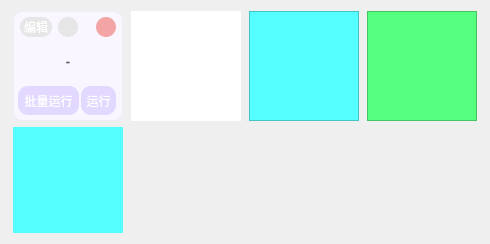
                 <widget class="QWidget" name="writerRepo">
                  <property name="geometry">
                   <rect>
                    <x>0</x>
                    <y>0</y>
                    <width>490</width>
                    <height>244</height>
                   </rect>
                  </property>
                  <layout class="QGridLayout" name="writerGridLayout">
                   <item row="0" column="0">
                    <widget class="QWidget" name="writer0" native="true">
                     <property name="minimumSize">
                      <size>
                       <width>110</width>
                       <height>110</height>
                      </size>
                     </property>
                     <property name="maximumSize">
                      <size>
                       <width>110</width>
                       <height>110</height>
                      </size>
                     </property>
                     <property name="styleSheet">
                      <string notr="true">*{
background-color: rgb(249, 246, 255);
border:1px solid rgb(239, 239, 248);
border-radius:10px;
}

QPushButton{
	background-color: rgb(227, 216, 255);
border-radius:10px;
	color: rgb(255, 255, 255);
}

QPushButton:hover{
	
	background-color: rgb(255, 179, 54);
}
QPushButton:pressed{
	
	background-color: rgb(235, 159, 34);
}</string>
                     </property>
                     <layout class="QVBoxLayout" name="verticalLayout_7">
                      <property name="spacing">
                       <number>3</number>
                      </property>
                      <property name="leftMargin">
                       <number>3</number>
                      </property>
                      <property name="topMargin">
                       <number>3</number>
                      </property>
                      <property name="rightMargin">
                       <number>3</number>
                      </property>
                      <property name="bottomMargin">
                       <number>3</number>
                      </property>
                      <item>
                       <widget class="QFrame" name="frame_4">
                        <property name="minimumSize">
                         <size>
                          <width>0</width>
                          <height>26</height>
                         </size>
                        </property>
                        <property name="styleSheet">
                         <string notr="true">border:none</string>
                        </property>
                        <property name="frameShape">
                         <enum>QFrame::StyledPanel</enum>
                        </property>
                        <property name="frameShadow">
                         <enum>QFrame::Raised</enum>
                        </property>
                        <layout class="QHBoxLayout" name="horizontalLayout_10">
                         <property name="spacing">
                          <number>0</number>
                         </property>
                         <property name="leftMargin">
                          <number>4</number>
                         </property>
                         <property name="topMargin">
                          <number>0</number>
                         </property>
                         <property name="rightMargin">
                          <number>4</number>
                         </property>
                         <property name="bottomMargin">
                          <number>0</number>
                         </property>
                         <item alignment="Qt::AlignLeft">
                          <widget class="QPushButton" name="btn_writer_edit">
                           <property name="minimumSize">
                            <size>
                             <width>32</width>
                             <height>20</height>
                            </size>
                           </property>
                           <property name="maximumSize">
                            <size>
                             <width>20</width>
                             <height>16777215</height>
                            </size>
                           </property>
                           <property name="styleSheet">
                            <string notr="true">*{background-color:rgb(230, 230, 230);
}
QPushButton:hover{
	
	background-color: rgb(255, 179, 54);
}

QPushButton:pressed{
	
	background-color: rgb(235, 159, 34);
}</string>
                           </property>
                           <property name="text">
                            <string>编辑</string>
                           </property>
                          </widget>
                         </item>
                         <item>
                          <widget class="QPushButton" name="btn_writer_copy">
                           <property name="minimumSize">
                            <size>
                             <width>20</width>
                             <height>20</height>
                            </size>
                           </property>
                           <property name="maximumSize">
                            <size>
                             <width>20</width>
                             <height>20</height>
                            </size>
                           </property>
                           <property name="styleSheet">
                            <string notr="true">*{background-color:rgb(230, 230, 230);
color:rgb(227, 216, 255);}
QPushButton:hover{
	
	background-color: rgb(255, 179, 54);
}

QPushButton:pressed{
	
	background-color: rgb(235, 159, 34);
}</string>
                           </property>
                           <property name="text">
                            <string/>
                           </property>
                           <property name="icon">
                            <iconset resource="resource.qrc">
                             <normaloff>:/icons/icon/复制.ico</normaloff>:/icons/icon/复制.ico</iconset>
                           </property>
                          </widget>
                         </item>
                         <item alignment="Qt::AlignRight">
                          <widget class="QPushButton" name="btn_writer_delete">
                           <property name="minimumSize">
                            <size>
                             <width>20</width>
                             <height>20</height>
                            </size>
                           </property>
                           <property name="maximumSize">
                            <size>
                             <width>20</width>
                             <height>20</height>
                            </size>
                           </property>
                           <property name="styleSheet">
                            <string notr="true">*{background-color:rgb(243, 165, 166);}
*:hover{
	
	background-color: rgb(223, 145, 146);
}

*:pressed{
background-color: rgb(203, 125, 126);
}</string>
                           </property>
                           <property name="text">
                            <string/>
                           </property>
                           <property name="icon">
                            <iconset resource="resource.qrc">
                             <normaloff>:/icons/icon/关闭.ico</normaloff>:/icons/icon/关闭.ico</iconset>
                           </property>
                          </widget>
                         </item>
                        </layout>
                       </widget>
                      </item>
                      <item>
                       <widget class="QPushButton" name="btn_writer_name">
                        <property name="minimumSize">
                         <size>
                          <width>0</width>
                          <height>39</height>
                         </size>
                        </property>
                        <property name="font">
                         <font>
                          <pointsize>-1</pointsize>
                          <bold>true</bold>
                         </font>
                        </property>
                        <property name="styleSheet">
                         <string notr="true">color:rgb(72, 72, 72);
background-color:rgb(249, 246, 255);
border:none;</string>
                        </property>
                        <property name="text">
                         <string>进度确认</string>
                        </property>
                       </widget>
                      </item>
                      <item>
                       <widget class="QFrame" name="frame_3">
                        <property name="minimumSize">
                         <size>
                          <width>0</width>
                          <height>37</height>
                         </size>
                        </property>
                        <property name="styleSheet">
                         <string notr="true">border:none</string>
                        </property>
                        <property name="frameShape">
                         <enum>QFrame::StyledPanel</enum>
                        </property>
                        <property name="frameShadow">
                         <enum>QFrame::Raised</enum>
                        </property>
                        <layout class="QHBoxLayout" name="horizontalLayout_9">
                         <property name="spacing">
                          <number>0</number>
                         </property>
                         <property name="leftMargin">
                          <number>0</number>
                         </property>
                         <property name="topMargin">
                          <number>0</number>
                         </property>
                         <property name="rightMargin">
                          <number>0</number>
                         </property>
                         <property name="bottomMargin">
                          <number>0</number>
                         </property>
                         <item>
                          <widget class="QPushButton" name="btn_writer_batchOpr">
                           <property name="minimumSize">
                            <size>
                             <width>61</width>
                             <height>29</height>
                            </size>
                           </property>
                           <property name="maximumSize">
                            <size>
                             <width>30</width>
                             <height>29</height>
                            </size>
                           </property>
                           <property name="text">
                            <string>批量运行</string>
                           </property>
                          </widget>
                         </item>
                         <item>
                          <widget class="QPushButton" name="btn_writer_opr">
                           <property name="minimumSize">
                            <size>
                             <width>35</width>
                             <height>29</height>
                            </size>
                           </property>
                           <property name="maximumSize">
                            <size>
                             <width>30</width>
                             <height>29</height>
                            </size>
                           </property>
                           <property name="text">
                            <string>运行</string>
                           </property>
                          </widget>
                         </item>
                        </layout>
                       </widget>
                      </item>
                     </layout>
                    </widget>
                   </item>
                   <item row="0" column="2">
                    <widget class="QFrame" name="test_widget_1">
                     <property name="minimumSize">
                      <size>
                       <width>110</width>
                       <height>110</height>
                      </size>
                     </property>
                     <property name="maximumSize">
                      <size>
                       <width>110</width>
                       <height>110</height>
                      </size>
                     </property>
                     <property name="styleSheet">
                      <string notr="true">background-color: rgb(85, 255, 255);</string>
                     </property>
                     <property name="frameShape">
                      <enum>QFrame::StyledPanel</enum>
                     </property>
                     <property name="frameShadow">
                      <enum>QFrame::Raised</enum>
                     </property>
                    </widget>
                   </item>
                   <item row="0" column="1">
                    <widget class="QWidget" name="frame_addWriter" native="true">
                     <property name="minimumSize">
                      <size>
                       <width>110</width>
                       <height>110</height>
                      </size>
                     </property>
                     <property name="maximumSize">
                      <size>
                       <width>110</width>
                       <height>110</height>
                      </size>
                     </property>
                     <property name="styleSheet">
                      <string notr="true">background-color: rgb(255, 255, 255);</string>
                     </property>
                     <layout class="QVBoxLayout" name="verticalLayout_8">
                      <property name="spacing">
                       <number>0</number>
                      </property>
                      <property name="leftMargin">
                       <number>0</number>
                      </property>
                      <property name="topMargin">
                       <number>0</number>
                      </property>
                      <property name="rightMargin">
                       <number>0</number>
                      </property>
                      <property name="bottomMargin">
                       <number>0</number>
                      </property>
                      <item>
                       <widget class="QPushButton" name="btn_writer_add">
                        <property name="minimumSize">
                         <size>
                          <width>110</width>
                          <height>110</height>
                         </size>
                        </property>
                        <property name="styleSheet">
                         <string notr="true">*:hover{
	background-color: rgb(245, 245, 245);
}

*:pressed{
background-color: rgb(240, 240, 240);
}

*{
border-radius:10px;
}</string>
                        </property>
                        <property name="text">
                         <string/>
                        </property>
                        <property name="icon">
                         <iconset resource="resource.qrc">
                          <normaloff>:/icons/icon/添加.ico</normaloff>:/icons/icon/添加.ico</iconset>
                        </property>
                        <property name="iconSize">
                         <size>
                          <width>40</width>
                          <height>40</height>
                         </size>
                        </property>
                       </widget>
                      </item>
                     </layout>
                    </widget>
                   </item>
                   <item row="1" column="0">
                    <widget class="QWidget" name="ttttt" native="true">
                     <property name="styleSheet">
                      <string notr="true">background-color: rgb(85, 255, 255);</string>
                     </property>
                    </widget>
                   </item>
                   <item row="0" column="3">
                    <widget class="QFrame" name="tttt">
                     <property name="minimumSize">
                      <size>
                       <width>110</width>
                       <height>110</height>
                      </size>
                     </property>
                     <property name="maximumSize">
                      <size>
                       <width>110</width>
                       <height>110</height>
                      </size>
                     </property>
                     <property name="styleSheet">
                      <string notr="true">background-color: rgb(85, 255, 127);</string>
                     </property>
                     <property name="frameShape">
                      <enum>QFrame::StyledPanel</enum>
                     </property>
                     <property name="frameShadow">
                      <enum>QFrame::Raised</enum>
                     </property>
                    </widget>
                   </item>
                  </layout>
                 </widget>
